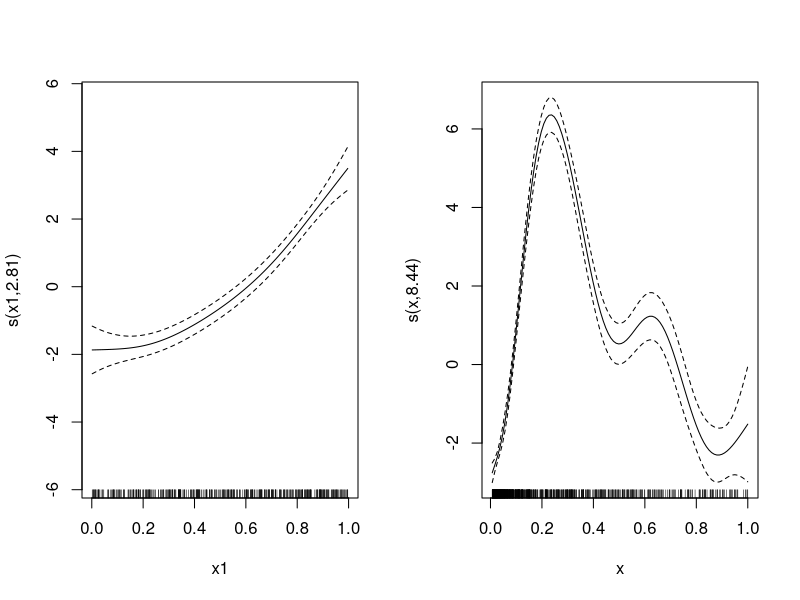
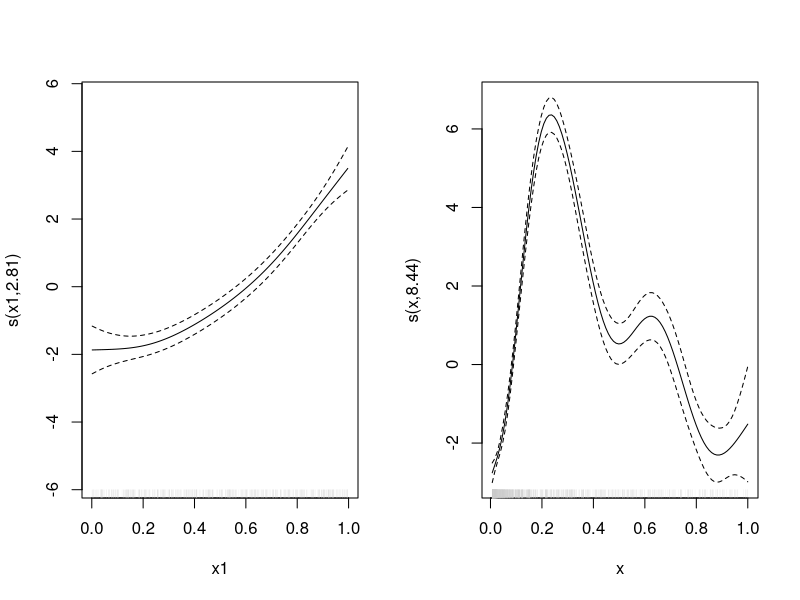
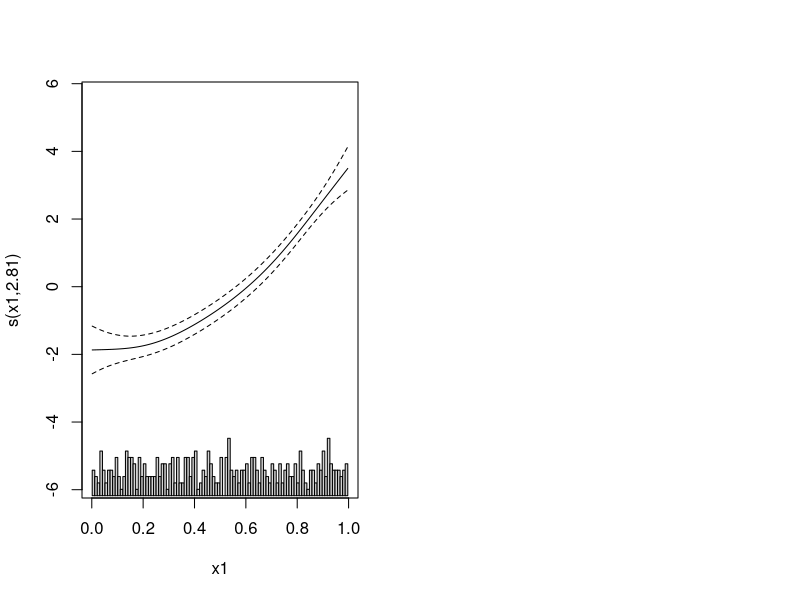
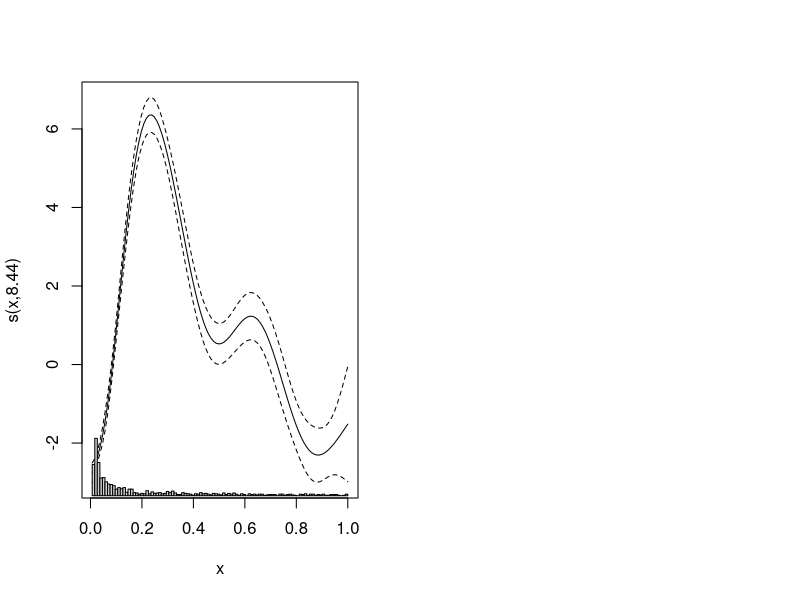
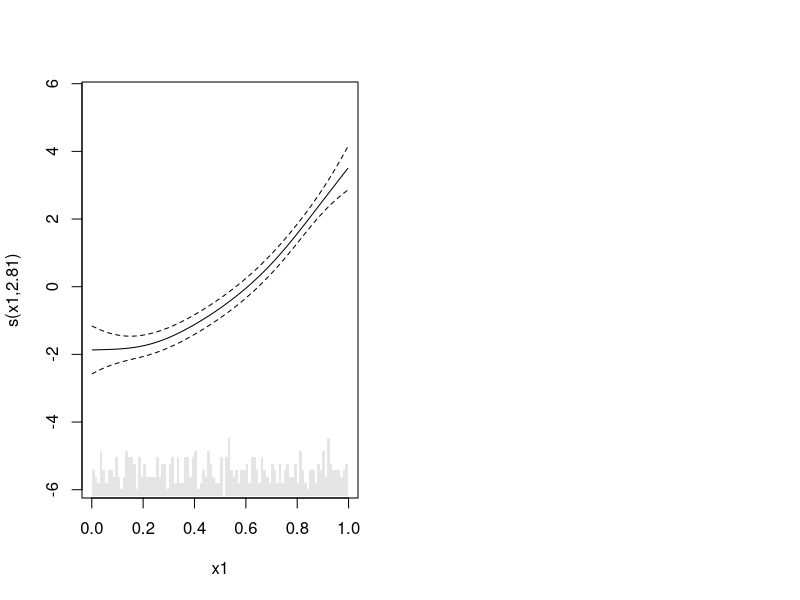
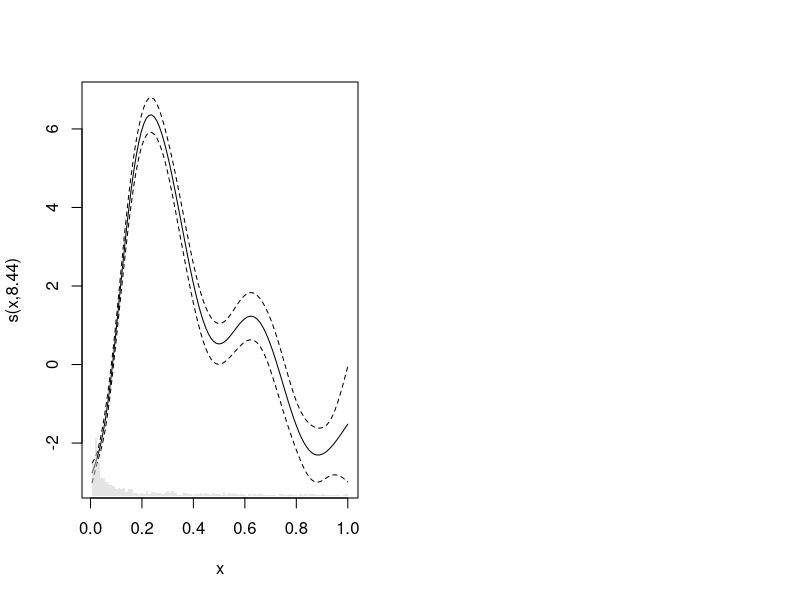
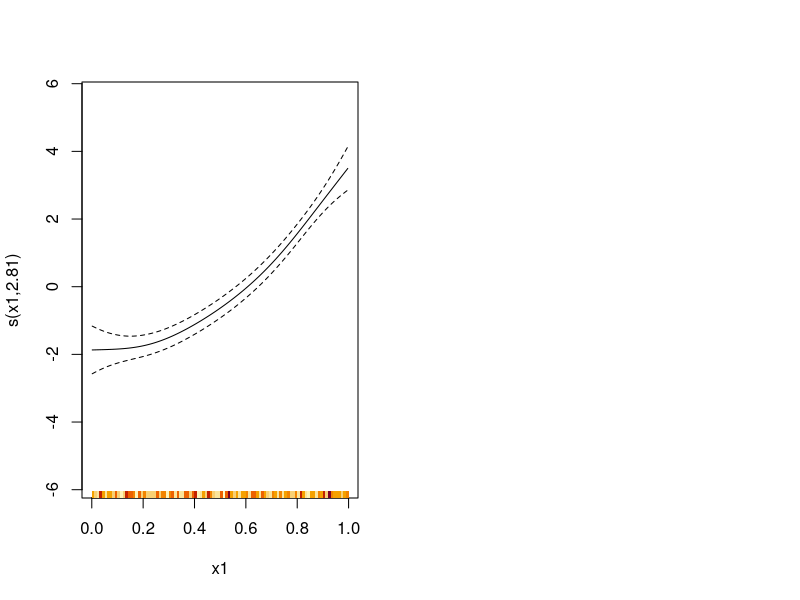
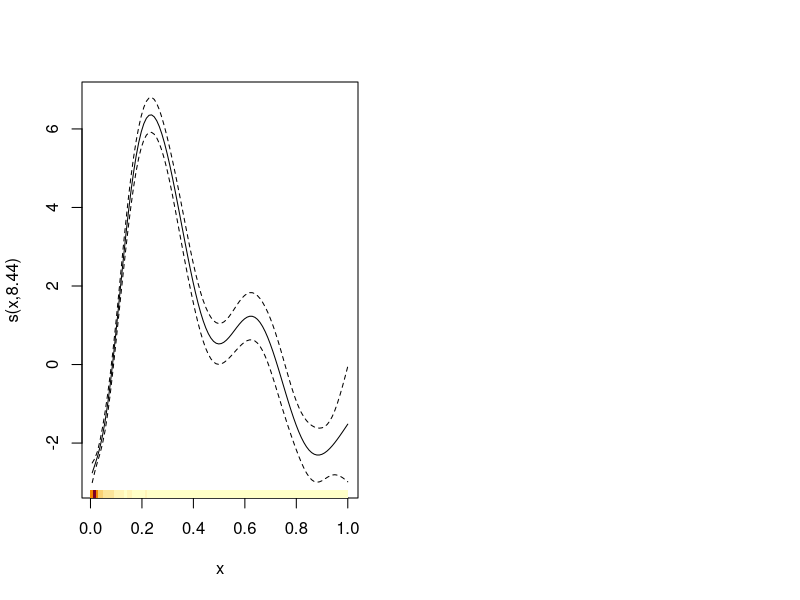

These charts were generated, in order, by the following R code:
## ---- chunk 1
library(mgcv)
set.seed(233)
dat <- gamSim(1,n=400,dist="normal",scale=2)
b <- gam(y~s(x0)+s(x1)+s(x2)+s(x3),data=dat)
## ---- chunk 2
# test function
f2 <- function(x) 0.2 * x^11 * (10 * (1 - x))^6 + 10 *
            (10 * x)^3 * (1 - x)^10
# sample x
x <- exp(5*runif(1000))
x <- x/max(x)
#plot(x, f2(x))
#rug(x)
dat2 <- data.frame(x=x, f2=f2(x), y=f2(x)+rnorm(1000, 0, 2))

b2 <- gam(y~s(x),data=dat2)
## ---- chunk 3
par(mfrow=c(1,2))
plot(b, select=2)
plot(b2)
## ---- chunk 4
library(grDevices)

grey_t <- adjustcolor("grey80", alpha.f=0.3)

par(mfrow=c(1,2))
plot(b, select=2, rug=FALSE)
rug(dat$x2, col=grey_t)
plot(b2, rug=FALSE)
rug(dat2$x, col=grey_t)
## ---- chunk 5
plot(b, select=2, rug=FALSE)

oo <- par()
# find out bounding for the plot
u <- par("usr")
# convert coordinates
v <- c(
  grconvertX(u[1:2], "user", "ndc"),
  grconvertY(u[3:4], "user", "ndc")
)
# bounding box for the histogram
v <- c(v[1], v[2], v[3], v[3] + (v[4]+v[3])*0.1)
# set plot area, no margins
oo <- par(fig=v, new=TRUE, mar=c(0,0,0,0))
# add histogram
hist(dat$x2, axes=FALSE, xlab="", ylab="", main="", breaks=100)
par(oo)
## ---- chunk 6
plot(b2, rug=FALSE)
# find out bounding for the plot
u <- par("usr")
v <- c(
  grconvertX(u[1:2], "user", "ndc"),
  grconvertY(u[3:4], "user", "ndc")
)
v <- c(v[1], v[2], v[3], v[3] + (v[4]+v[3])*0.1)
par(fig=v, new=TRUE, mar=c(0,0,0,0) )
hist(dat2$x, axes=FALSE, xlab="", ylab="", main="", breaks=100)
par(oo)
## ---- chunk 7
# get a nice semi-transparent grey
library(grDevices)
grey_t <- adjustcolor("grey80", alpha.f=0.5)


plot(b, select=2, rug=FALSE)

oo <- par()
# find out bounding for the plot
u <- par("usr")
# convert coordinates
v <- c(
  grconvertX(u[1:2], "user", "ndc"),
  grconvertY(u[3:4], "user", "ndc")
)
# bounding box for the histogram (0.1 gives the relative height)
v <- c(v[1], v[2], v[3], v[3] + (v[4]+v[3])*0.1)
# set plot area, no margins
oo <- par(fig=v, new=TRUE, mar=c(0,0,0,0))
# add histogram
hist(dat$x2, axes=FALSE, xlab="", ylab="", main="", breaks=100,
     col=grey_t, border=NA)
par(oo)
## ---- chunk 8
plot(b2, rug=FALSE)
# find out bounding for the plot
u <- par("usr")
v <- c(
  grconvertX(u[1:2], "user", "ndc"),
  grconvertY(u[3:4], "user", "ndc")
)
v <- c(v[1], v[2], v[3], v[3] + (v[4]+v[3])*0.1)
par(fig=v, new=TRUE, mar=c(0,0,0,0) )
hist(dat2$x, axes=FALSE, xlab="", ylab="", main="", breaks=100,
     col=grey_t, border=NA)
par(oo)
## ---- chunk 9
plot(b, select=2, rug=FALSE)

# find out bounding for the plot so we know where the bottom is
u <- par("usr")
# use the histogram function to generate counts in boxes
hh <- hist(dat$x2, plot=FALSE, breaks=100)
# plot that!
image(z=matrix(hh$count, ncol=1), x=hh$mids, axes=FALSE, add=TRUE,
      y=c(u[3], u[3]+0.2), zlim=c(0, max(hh$count)))
## ---- chunk 10
plot(b2, rug=FALSE)
# find out bounding for the plot so we know where the bottom is
u <- par("usr")
# use the histogram function to generate counts in boxes
hh <- hist(dat2$x, plot=FALSE, breaks=100)
# plot that!
image(z=matrix(hh$count, ncol=1), x=hh$mids, axes=FALSE, add=TRUE,
      y=c(u[3], u[3]+0.2), zlim=c(0, max(hh$count)))
## ---- chunk 11
plot(b, select=2, rug=FALSE)

# find out bounding for the plot so we know where the bottom is
u <- par("usr")
# do a kernel density estimate, lots to fiddle with here!
hh <- density(dat$x2)
# plot that!
lines(hh$x, u[3]+(hh$y/max(hh$y))*0.2, col="grey80")
## ---- chunk 12
plot(b2, rug=FALSE)
# find out bounding for the plot so we know where the bottom is
u <- par("usr")
# do a kernel density estimate, lots to fiddle with here!
hh <- density(dat2$x)
# plot that!
lines(hh$x, u[3]+(hh$y/max(hh$y)), col="grey80")
